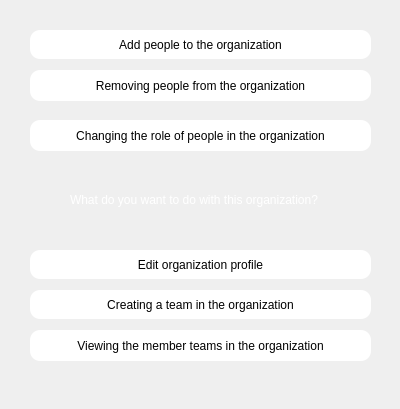
<?xml version="1.0" encoding="UTF-8"?>
<ui version="4.0">
 <class>making_decision_for_organ</class>
 <widget class="QWidget" name="making_decision_for_organ">
  <property name="geometry">
   <rect>
    <x>0</x>
    <y>0</y>
    <width>400</width>
    <height>409</height>
   </rect>
  </property>
  <property name="windowTitle">
   <string>Form</string>
  </property>
  <widget class="QPushButton" name="pbn_pepoleTooRGAN">
   <property name="geometry">
    <rect>
     <x>30</x>
     <y>30</y>
     <width>341</width>
     <height>29</height>
    </rect>
   </property>
   <property name="styleSheet">
    <string notr="true">#pbn_pepoleTooRGAN:hover
{
background-color:yellow;
order:1px solid yellow; 
}
#pbn_pepoleTooRGAN
{
background-color:white;
border-radius:10px;
}</string>
   </property>
   <property name="text">
    <string>Add people to the organization</string>
   </property>
  </widget>
  <widget class="QPushButton" name="pbn_creatTeam">
   <property name="geometry">
    <rect>
     <x>30</x>
     <y>290</y>
     <width>341</width>
     <height>29</height>
    </rect>
   </property>
   <property name="styleSheet">
    <string notr="true">#pbn_creatTeam:hover
{
background-color:yellow;
order:1px solid yellow; 
}
#pbn_creatTeam
{
background-color:white;
border-radius:10px;
}</string>
   </property>
   <property name="text">
    <string>Creating a team in the organization</string>
   </property>
  </widget>
  <widget class="QPushButton" name="pbn_removePepole">
   <property name="geometry">
    <rect>
     <x>30</x>
     <y>70</y>
     <width>341</width>
     <height>31</height>
    </rect>
   </property>
   <property name="styleSheet">
    <string notr="true">#pbn_removePepole:hover
{
background-color:yellow;
order:1px solid yellow; 
}
#pbn_removePepole
{
background-color:white;
border-radius:10px;
}</string>
   </property>
   <property name="text">
    <string>Removing people from the organization</string>
   </property>
  </widget>
  <widget class="QPushButton" name="pbn_viewMember">
   <property name="geometry">
    <rect>
     <x>30</x>
     <y>330</y>
     <width>341</width>
     <height>31</height>
    </rect>
   </property>
   <property name="styleSheet">
    <string notr="true">#pbn_viewMember:hover
{
background-color:yellow;
order:1px solid yellow; 
}
#pbn_viewMember
{
background-color:white;
border-radius:10px;
}</string>
   </property>
   <property name="text">
    <string>Viewing the member teams in the organization</string>
   </property>
  </widget>
  <widget class="QPushButton" name="pbn_changRole">
   <property name="geometry">
    <rect>
     <x>30</x>
     <y>120</y>
     <width>341</width>
     <height>31</height>
    </rect>
   </property>
   <property name="styleSheet">
    <string notr="true">#pbn_changRole:hover
{
background-color:yellow;
order:1px solid yellow; 
}
#pbn_changRole
{
background-color:white;
border-radius:10px;
}</string>
   </property>
   <property name="text">
    <string>Changing the role of people in the organization</string>
   </property>
  </widget>
  <widget class="QPushButton" name="pbn_Edit">
   <property name="geometry">
    <rect>
     <x>30</x>
     <y>250</y>
     <width>341</width>
     <height>29</height>
    </rect>
   </property>
   <property name="styleSheet">
    <string notr="true">#pbn_Edit:hover
{
background-color:yellow;
order:1px solid yellow; 
}
#pbn_Edit
{
background-color:white;
border-radius:10px;
}</string>
   </property>
   <property name="text">
    <string>Edit organization profile</string>
   </property>
  </widget>
  <widget class="QLabel" name="label">
   <property name="geometry">
    <rect>
     <x>70</x>
     <y>190</y>
     <width>331</width>
     <height>20</height>
    </rect>
   </property>
   <property name="styleSheet">
    <string notr="true">#label
{
color:white;
}</string>
   </property>
   <property name="text">
    <string>What do you want to do with this organization?</string>
   </property>
  </widget>
 </widget>
 <resources/>
 <connections/>
</ui>
